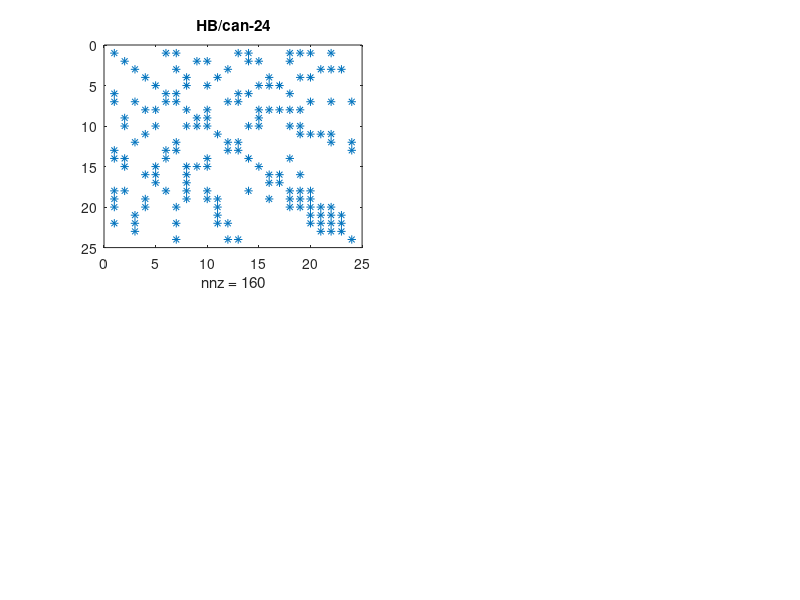

This chart was generated by the following MATLAB code: (Note: this script raises an error after producing the figure.)
function amd_demo
% AMD DEMO
%
% A demo of AMD for MATLAB.
%
% --------------------------------------------------------------------------
% AMD Version 1.1 (Jan. 21, 2004), Copyright (c) 2004 by Timothy A. Davis,
% Patrick R. Amestoy, and Iain S. Duff.  See ../README for License.
% email: davis@cise.ufl.edu    CISE Department, Univ. of Florida.
% web: http://www.cise.ufl.edu/research/sparse/amd
% --------------------------------------------------------------------------
%
% See also: amd, amd_make

% This orders the same matrix as the ANSI C demo, amd_demo.c.  It includes an
% additional analysis of the matrix via MATLAB's symbfact routine.

% First, print the help information for AMD
help amd

% Get the Harwell/Boeing can_24 matrix.  This is an example matrix from the
% MATLAB-accessible UF sparse matrix collection, and can be loaded into
% MATLAB with the statment "Problem = UFget ('HB/can_24')", after obtaining
% the UFget function and its supporting routines at
% http://www.cise.ufl.edu/sparse/mat .

load can_24
A = Problem.A ;
n = size (A,1) ;

figure (1)
clf
hold off
subplot (2,2,1) ;
spy (A)
% remove the "_" from the name before printing it in the plot title
title (sprintf ('%s', strrep (Problem.name, '_', '-'))) ;
fprintf ('Matrix name:  %s\n', Problem.name) ;
fprintf ('Matrix title: %s\n', Problem.title) ;

% print the details during AMD ordering and SYMBFACT
spparms ('spumoni', 1) ;

% order the matrix.  Note that the Info argument is optional.
fprintf ('\nIf the next step fails, then you have\n') ;
fprintf ('not yet compiled the AMD mexFunction.\n') ;
[p, Info] = amd (A) ;

% order again, but this time print some statistics
[p, Info] = amd (A, [10 1 1]) ;

fprintf ('Permutation vector:\n') ;
fprintf (' %2d', p) ;
fprintf ('\n\n') ;

subplot (2,2,2) ;
spy (A (p,p))
title ('Permuted matrix') ;

% The amd_demo.c program stops here.

fprintf ('Analyze A(p,p) with MATLAB''s symbfact routine:\n') ;
[cn, height, parent, post, R] = symbfact (A (p,p)) ;

subplot (2,2,3) ;
spy (R') ; 
title ('Cholesky factor, L') ;

subplot (2,2,4) ;
treeplot (parent) ;
title ('elimination tree') ;

% results from symbfact
lnz = sum (cn) ;                % number of nonzeros in L, incl. diagonal
cn = cn - 1 ;                   % get the count of off-diagonal entries
fl = n + sum (cn.^2 + 2*cn) ;   % flop count for chol (A (p,p)
fprintf ('number of nonzeros in L (including diagonal):      %d\n', lnz) ;
fprintf ('floating point operation count for chol (A (p,p)): %d\n', fl) ;

% approximations from amd:
lnz2 = n + Info (10) ;
fl2 = n + Info (11) + 2 * Info (12) ;
fprintf ('\nResults from AMD''s approximate analysis:\n') ;
fprintf ('number of nonzeros in L (including diagonal):      %d\n', lnz2) ;
fprintf ('floating point operation count for chol (A (p,p)): %d\n\n', fl2) ;

if (lnz2 ~= lnz | fl ~= fl2)
    fprintf ('Note that the nonzero and flop counts from AMD are slight\n') ;
    fprintf ('upper bounds.  This is due to the approximate minimum degree\n');
    fprintf ('method used, in conjunction with "mass elimination".\n') ;
    fprintf ('See the discussion about mass elimination in amd.h and\n') ;
    fprintf ('amd_2.c for more details.\n') ;
end

% turn off diagnostic output in MATLAB's sparse matrix routines
spparms ('spumoni', 0) ;
